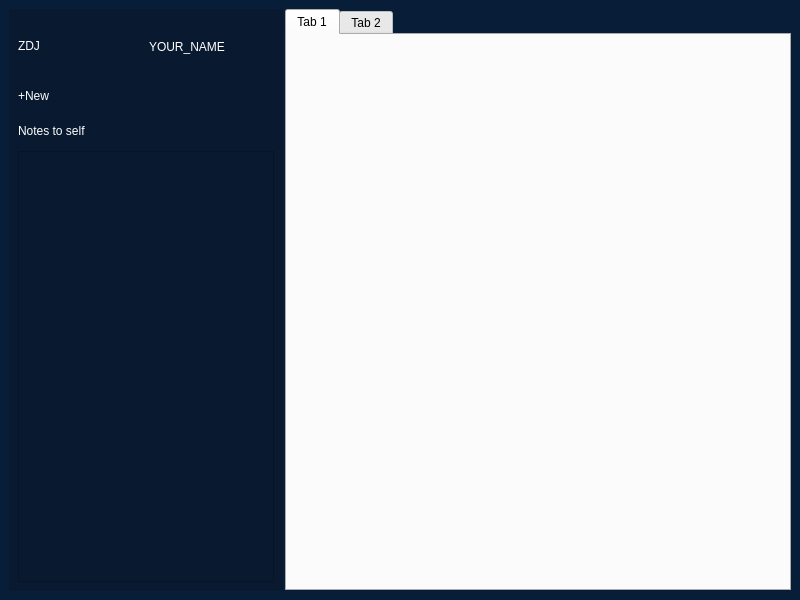
<?xml version="1.0" encoding="UTF-8"?>
<ui version="4.0">
 <class>MainWindow</class>
 <widget class="QMainWindow" name="MainWindow">
  <property name="geometry">
   <rect>
    <x>0</x>
    <y>0</y>
    <width>800</width>
    <height>600</height>
   </rect>
  </property>
  <property name="windowTitle">
   <string>MainWindow</string>
  </property>
  <property name="layoutDirection">
   <enum>Qt::LeftToRight</enum>
  </property>
  <property name="styleSheet">
   <string notr="true">QMainWindow{
	background-color: rgb(8, 29, 55);
}</string>
  </property>
  <widget class="QWidget" name="centralwidget">
   <property name="sizePolicy">
    <sizepolicy hsizetype="Maximum" vsizetype="Maximum">
     <horstretch>0</horstretch>
     <verstretch>0</verstretch>
    </sizepolicy>
   </property>
   <layout class="QVBoxLayout" name="verticalLayout_7">
    <item>
     <layout class="QHBoxLayout" name="horizontalLayout" stretch="0,4">
      <property name="spacing">
       <number>2</number>
      </property>
      <item>
       <widget class="QFrame" name="frame">
        <property name="sizePolicy">
         <sizepolicy hsizetype="Minimum" vsizetype="MinimumExpanding">
          <horstretch>0</horstretch>
          <verstretch>0</verstretch>
         </sizepolicy>
        </property>
        <property name="styleSheet">
         <string notr="true">QFrame{
	background-color: rgb(9, 26, 48);
}</string>
        </property>
        <layout class="QGridLayout" name="gridLayout">
         <item row="0" column="0">
          <layout class="QVBoxLayout" name="verticalLayout_3" stretch="2,1,1,15">
           <item>
            <layout class="QHBoxLayout" name="horizontalLayout_7">
             <item>
              <widget class="QLabel" name="label_8">
               <property name="styleSheet">
                <string notr="true">QLabel{
	color: rgb(255, 255, 255);
background-color: rgb(9, 26, 48);
}</string>
               </property>
               <property name="text">
                <string>&lt;html&gt;&lt;head/&gt;&lt;body&gt;&lt;p&gt;ZDJ&lt;/p&gt;&lt;/body&gt;&lt;/html&gt;</string>
               </property>
              </widget>
             </item>
             <item>
              <widget class="QLabel" name="label_9">
               <property name="styleSheet">
                <string notr="true">QLabel{
	color: rgb(255, 255, 255);
background-color: rgb(9, 26, 48);
}</string>
               </property>
               <property name="text">
                <string>YOUR_NAME</string>
               </property>
              </widget>
             </item>
            </layout>
           </item>
           <item>
            <widget class="QLabel" name="label_7">
             <property name="styleSheet">
              <string notr="true">QLabel{
	color: rgb(255, 255, 255);
background-color: rgb(9, 26, 48);
}</string>
             </property>
             <property name="text">
              <string>+New</string>
             </property>
            </widget>
           </item>
           <item>
            <widget class="QLabel" name="label_14">
             <property name="styleSheet">
              <string notr="true">QLabel{
	color: rgb(255, 255, 255);
}</string>
             </property>
             <property name="text">
              <string>Notes to self</string>
             </property>
            </widget>
           </item>
           <item>
            <widget class="QTreeView" name="treeView">
             <property name="styleSheet">
              <string notr="true">QTreeView{
background-color: rgb(9, 26, 48);
}</string>
             </property>
            </widget>
           </item>
          </layout>
         </item>
        </layout>
       </widget>
      </item>
      <item>
       <widget class="QTabWidget" name="tabWidget">
        <property name="sizePolicy">
         <sizepolicy hsizetype="Preferred" vsizetype="Preferred">
          <horstretch>0</horstretch>
          <verstretch>0</verstretch>
         </sizepolicy>
        </property>
        <property name="maximumSize">
         <size>
          <width>16777215</width>
          <height>16777215</height>
         </size>
        </property>
        <property name="styleSheet">
         <string notr="true">QTabWidget:{
	background-color: rgb(74, 105, 146);
}</string>
        </property>
        <property name="currentIndex">
         <number>0</number>
        </property>
        <widget class="QWidget" name="tab">
         <attribute name="title">
          <string>Tab 1</string>
         </attribute>
         <layout class="QHBoxLayout" name="horizontalLayout_11"/>
        </widget>
        <widget class="QWidget" name="tab_2">
         <attribute name="title">
          <string>Tab 2</string>
         </attribute>
        </widget>
       </widget>
      </item>
     </layout>
    </item>
   </layout>
  </widget>
 </widget>
 <resources/>
 <connections/>
</ui>
